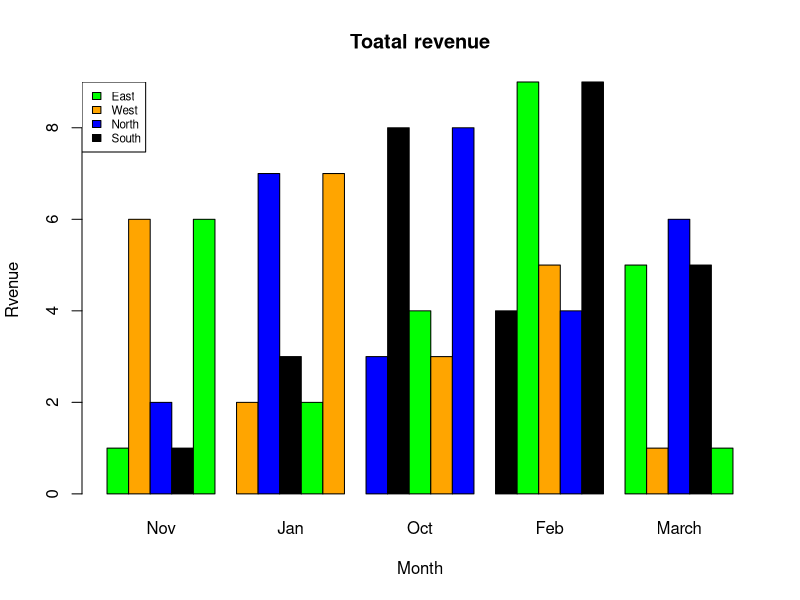

The R script that drew this image:
colors <- c("Green","Orange","Blue","Black")
months <- c("Nov","Jan","Oct","Feb","March")
regions <- c("East","West","North","South")

values <- matrix(c(1,2,3,4,5,6,7,8,9,1,2,3,4,5,6),
                 nrow = 5, ncol = 5, byrow = TRUE)
print(values)

barplot(values, main ="Toatal revenue", names.arg = months,
        xlab = "Month",ylab = "Rvenue",
        col = colors, beside= TRUE)

legend("topleft",regions, cex = 0.7, fill = colors)